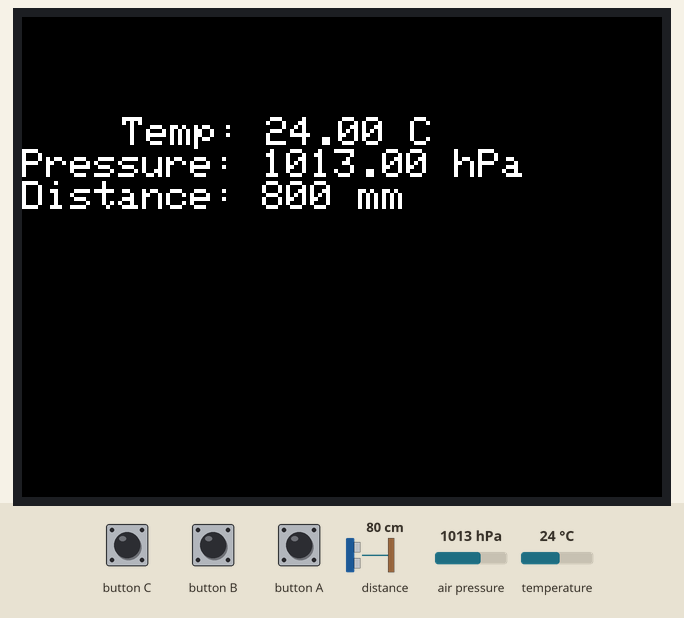
Recording of a sketch running on a simulated ESP32. Parts: 320×240 colour display. Inputs (shaded band) come from the test bench; at power-on: distance to the obstacle 80 cm, air pressure 1013 hPa, temperature 24 °C. WiFi joins after 1.5 s; servers stay silent unless stated; uploads are accepted with an empty reply; what the sketch prints to the serial monitor is not drawn.

Above: at 2.8 s.
2.9 s: distance to the obstacle set to 2 cm
At 6.2 s:
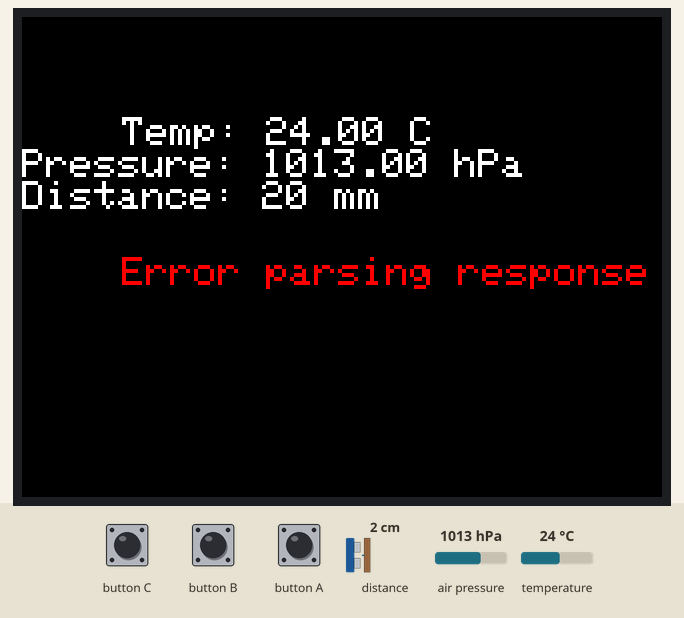
7.3 s: air pressure set to 952 hPa
At 8.5 s:
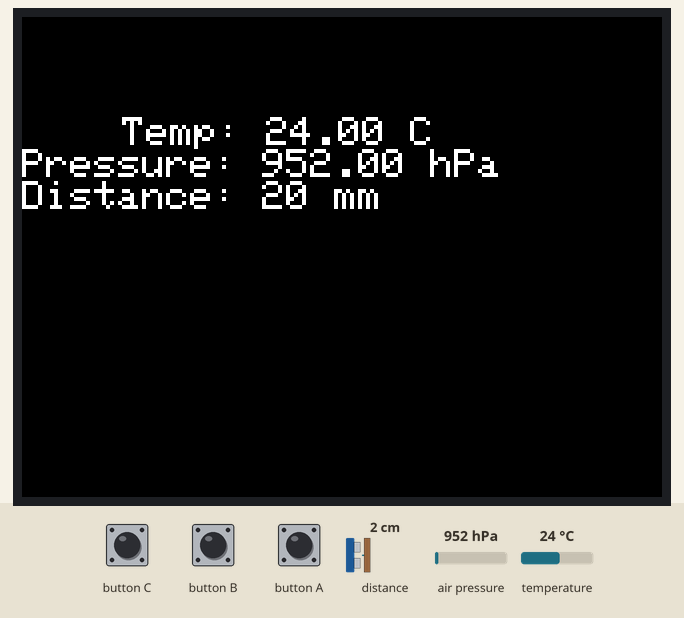
11.7 s: temperature set to 12 °C
At 13.4 s:
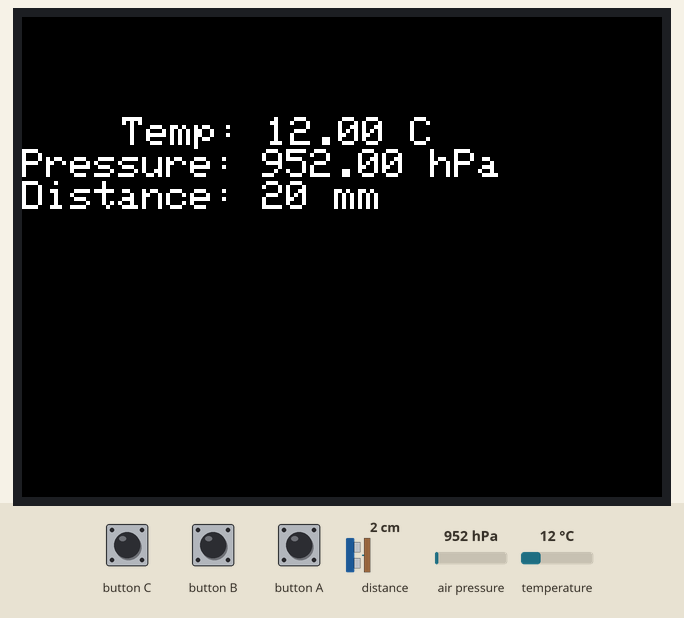
16.1 s: distance to the obstacle set to 4 cm
At 17.8 s:
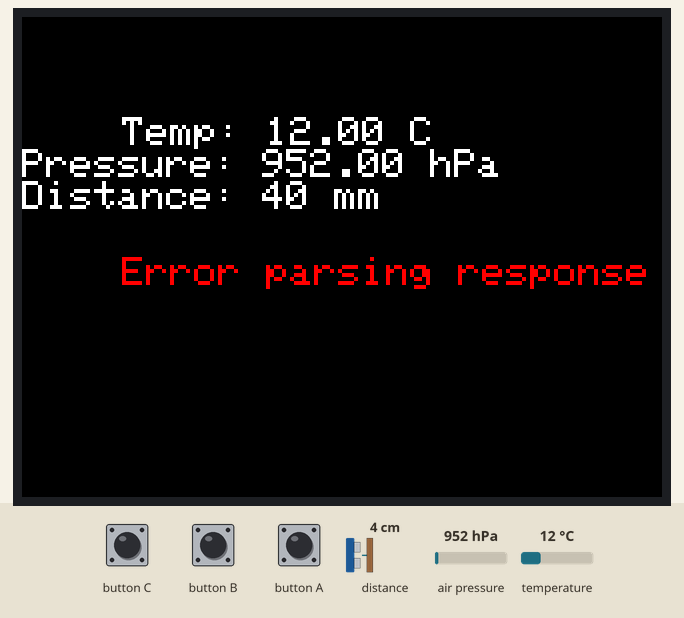
18.4 s: button C pulsed LOW 5 times (0.12 s each, 0.3 s apart)
Timing chart, 0 to 21.4 s (numbered marks = the images above; inputs shaded):
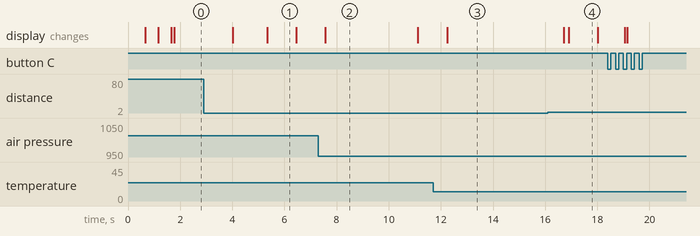

The sketch:

Flask.ino
```cpp
#include <M5Unified.h>
#include <Wire.h>
#include <Adafruit_BMP280.h>
#include <VL53L0X.h>
#include <WiFi.h>
#include <HTTPClient.h>
#include <ArduinoJson.h>

#define SERIAL_BAUD 115200

Adafruit_BMP280 bmp;  // BMP280 传感器对象
VL53L0X vl53;         // VL53 距离传感器对象

// WiFi 配置
const char* ssid = "elecom2g-789ae3";         // 替换为您的 WiFi 名称
const char* password = "4jnuckircyem";        // 替换为您的 WiFi 密码

// Flask API 配置
const char* flaskUrl = "http://192.168.2.185:5000/predict";  // 替换为你的 Flask 服务器地址

// 数据上传相关变量
unsigned long lastUploadTime = 0; // 上次数据上传时间

void setup() {
  Serial.begin(SERIAL_BAUD);
  auto cfg = M5.config();
  cfg.internal_imu = false;
  M5.begin(cfg);

  // 设置屏幕为横屏模式
  M5.Lcd.setRotation(3);  // 横屏显示

  // I2C 引脚设置
  Wire.begin(0, 26);

  // WiFi 初始化
  WiFi.begin(ssid, password);
  M5.Lcd.println("Connecting to WiFi...");
  while (WiFi.status() != WL_CONNECTED) {
    delay(500);
    M5.Lcd.print(".");
  }
  M5.Lcd.println("WiFi connected");

  // 初始化 BMP280
  if (!bmp.begin(0x76)) {
    M5.Lcd.println("BMP280 not found!");
    while (1);
  }
  M5.Lcd.println("BMP280 initialized.");

  // 初始化 VL53L0X
  if (!vl53.init()) {
    M5.Lcd.println("VL53L0X init failed!");
    while (1);
  }
  vl53.startContinuous();
}

void loop() {
  M5.update();
  unsigned long currentTime = millis();

  // 获取传感器数据
  float temperature = bmp.readTemperature();
  float pressure = bmp.readPressure() / 100.0F;  // 获取气压（单位：hPa）
  uint16_t distance = vl53.readRangeContinuousMillimeters();  // 获取距离

  // 显示传感器数据
  M5.Lcd.fillScreen(TFT_BLACK);
  M5.Lcd.setCursor(50, 50);
  M5.Lcd.setTextSize(2);
  M5.Lcd.setTextColor(TFT_WHITE);
  M5.Lcd.printf("Temp: %.2f C\n", temperature);
  M5.Lcd.printf("Pressure: %.2f hPa\n", pressure);
  M5.Lcd.printf("Distance: %d mm\n", distance);

  // 发送数据到 Flask 进行预测
  if (currentTime - lastUploadTime >= 5000) {  // 每5秒上传一次数据
    uploadToFlask(temperature, pressure, distance);
    lastUploadTime = currentTime;
  }

  delay(1000);  // 延迟 1 秒更新数据
}

// 向 Flask 发送数据并获取预测结果
void uploadToFlask(float temperature, float pressure, uint16_t distance) {
  if (WiFi.status() != WL_CONNECTED) {
    Serial.println("WiFi not connected!");
    return;
  }

  HTTPClient http;
  http.begin(flaskUrl);  // Flask 服务器地址
  http.addHeader("Content-Type", "application/json");

  // 创建 JSON 数据
  String jsonData = "{\"temperature\": " + String(temperature) +
                    ", \"pressure\": " + String(pressure) +
                    ", \"distance\": " + String(distance) + "}";

  // 发送 POST 请求
  int httpResponseCode = http.POST(jsonData);
  String response = "";

  if (httpResponseCode > 0) {
    response = http.getString();  // 获取响应内容
    Serial.println("Flask Response: " + response);

    // 解析预测结果
    DynamicJsonDocument doc(1024);
    DeserializationError error = deserializeJson(doc, response);

    if (!error) {
      const char* prediction = doc["prediction"];
      M5.Lcd.setCursor(50, 120);
      M5.Lcd.setTextColor(TFT_GREEN);
      M5.Lcd.printf("Prediction: %s\n", prediction);  // 显示预测结果
    } else {
      M5.Lcd.setCursor(50, 120);
      M5.Lcd.setTextColor(TFT_RED);
      M5.Lcd.println("Error parsing response");
    }
  } else {
    Serial.printf("Error in HTTP request: %s\n", http.errorToString(httpResponseCode).c_str());
  }

  http.end();
}
```

Measured:
- after the input at 2.9 s, the display: first changes after 1.1 s (image 1 shows a later state)
- after the input at 7.3 s, the display: changes after 0.27 s (image 2)
- after the input at 11.7 s, the display: changes after 0.54 s (image 3)
- after the input at 16.1 s, the display: first changes after 0.60 s (image 4 shows a later state)
- what the display in image 1 shows lasts 1.1 s, from 5.3 s to 6.4 s
- what the display in image 2 shows lasts 3.5 s, from 7.6 s to 11.1 s
